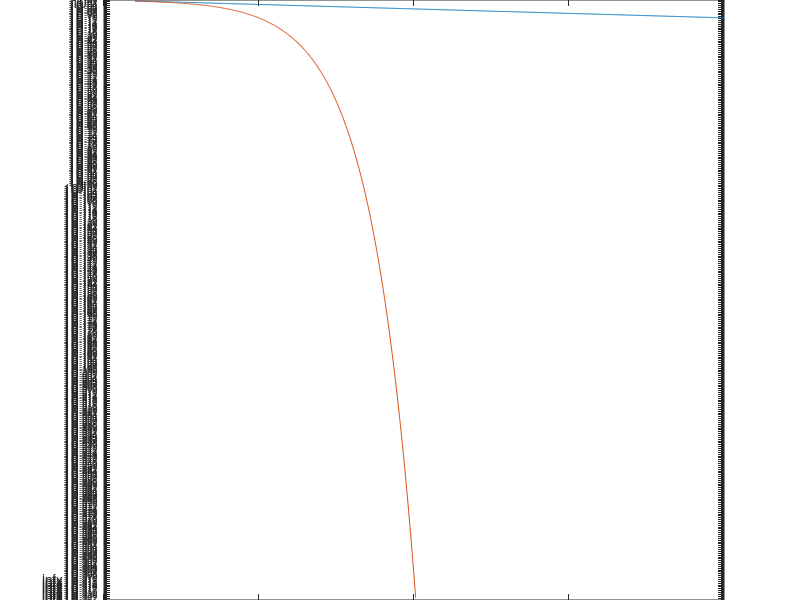

The MATLAB script that drew this image:
error1 = @(x)(1/3).^x;
error2 = @(x)(1/2).^(2.^x);
xiter = linspace(1,20 ,1000);

semilogy(xiter,error1(xiter),xiter,error2(xiter));